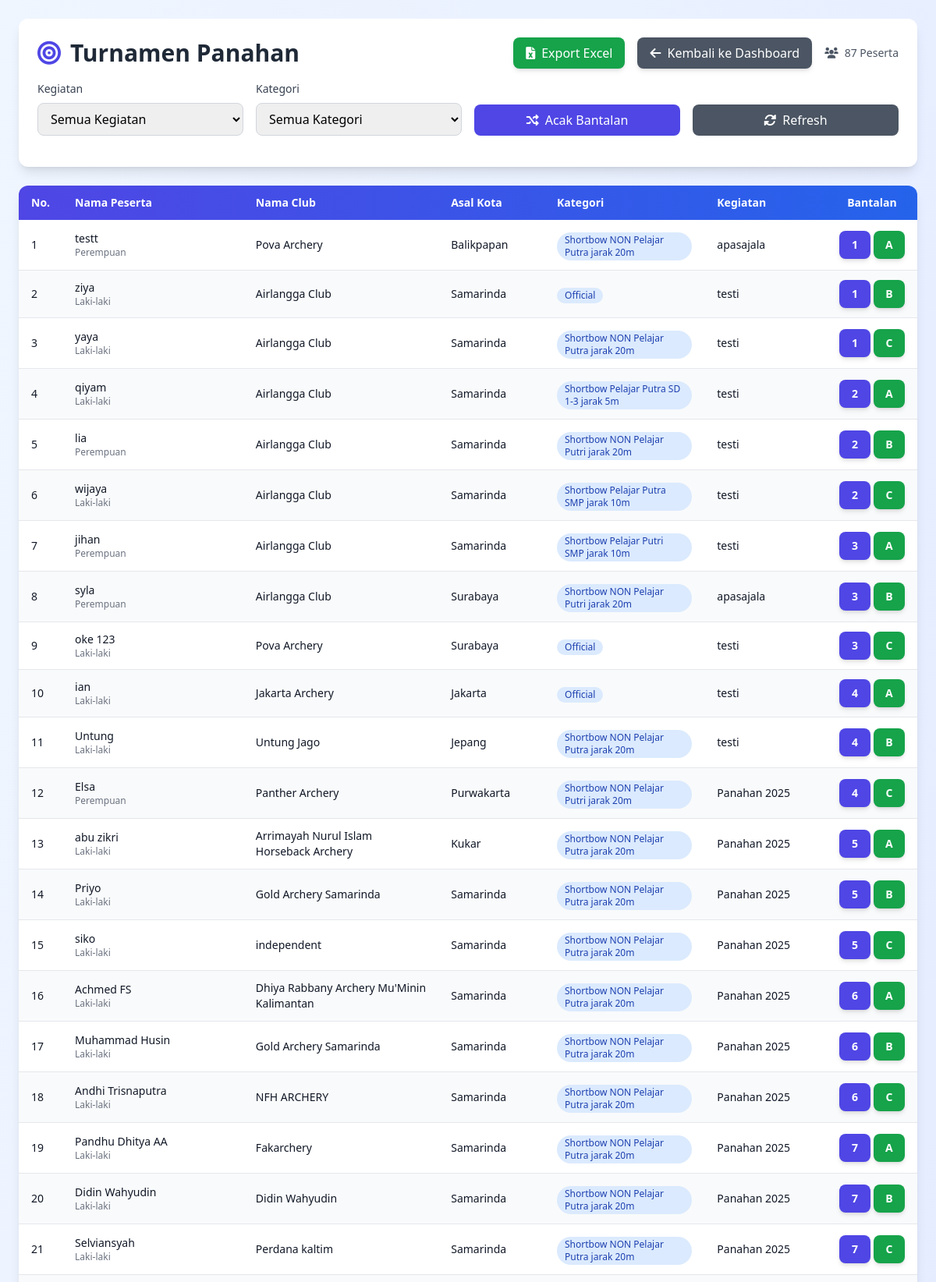
The page /pertandingan.view.php (upper part) on the database its author committed.
### tables this page shows
CREATE TABLE `peserta` (
  `id` int NOT NULL,
  `nama_peserta` varchar(100) NOT NULL,
  `tanggal_lahir` date NOT NULL,
  `jenis_kelamin` enum('Laki-laki','Perempuan') NOT NULL,
  `asal_kota` varchar(100) DEFAULT NULL,
  `nama_club` varchar(100) DEFAULT NULL,
  `sekolah` varchar(100) DEFAULT NULL,
  `kelas` varchar(50) DEFAULT NULL,
  `nomor_hp` varchar(20) DEFAULT NULL,
  `bukti_pembayaran` varchar(255) DEFAULT NULL,
  `category_id` int DEFAULT NULL,
  `kegiatan_id` int DEFAULT NULL
);

### pertandingan.view.php (the view, shortened to what this page needs)
<?php
include 'panggil.php';
$db = isset($conn) ? $conn : $connection;
$pesertaData = [];
$categoriesData = [];
$kegiatanData = [];
try {
    $query = "SELECT * FROM peserta WHERE category_id IS NOT NULL AND kegiatan_id IS NOT NULL";
    $result = mysqli_query($db, $query);
    while ($row = mysqli_fetch_assoc($result)) {
        $pesertaData[] = $row;
    }
    $query = "SELECT * FROM categories";
    $result = mysqli_query($db, $query);
    while ($row = mysqli_fetch_assoc($result)) {
        $categoriesData[$row['id']] = $row['nama_kategori'] ?? $row['name'] ?? "Kategori {$row['id']}";
    }
    $query = "SELECT * FROM kegiatan";
    $result = mysqli_query($db, $query);
    while ($row = mysqli_fetch_assoc($result)) {
        $kegiatanData[$row['id']] = $row['nama_kegiatan'] ?? $row['name'] ?? "Kegiatan {$row['id']}";
    }
} catch(Exception $e) {
    die("Database Error: " . $e->getMessage());
}
$selectedKegiatan = $_GET['kegiatan'] ?? 'all';
$selectedCategory = $_GET['kategori'] ?? 'all';
$isShuffled = isset($_GET['shuffle']) && $_GET['shuffle'] == '1';
$filteredParticipants = $pesertaData;
$filteredParticipants = array_values($filteredParticipants);
?>
<!DOCTYPE html>
<html lang="id">
<head>
    <script src="https://cdn.tailwindcss.com"></script>
    <link href="https://cdnjs.cloudflare.com/ajax/libs/font-awesome/6.0.0/css/all.min.css" rel="stylesheet">
</head>
<body class="min-h-screen bg-gradient-to-br from-blue-50 to-indigo-100">
    <div class="p-6">
        <div class="max-w-7xl mx-auto">
            <div class="bg-white rounded-xl shadow-lg p-6 mb-6">
                <div class="flex items-center justify-between mb-4">
                    <div class="flex items-center space-x-3">
                        <i class="fas fa-bullseye text-indigo-600 text-3xl"></i>
                        <h1 class="text-3xl font-bold text-gray-800">Turnamen Panahan</h1>
                    </div>
                    <div class="flex items-center space-x-4">
                        <?php if (count($filteredParticipants) > 0): ?>
                        <form method="POST" style="display: inline;">
                            <button type="submit" name="export_excel" class="bg-green-600 hover:bg-green-700 text-white font-medium py-2 px-4 rounded-lg transition-colors duration-200 flex items-center space-x-2 shadow-md hover:shadow-lg">
                                <i class="fas fa-file-excel"></i>
                                <span>Export Excel</span>
                            </button>
                        </form>
                        <?php endif; ?>
                        <a href="dashboard.php" class="bg-gray-600 hover:bg-gray-700 text-white font-medium py-2 px-4 rounded-lg transition-colors duration-200 flex items-center space-x-2 shadow-md hover:shadow-lg">
                            <i class="fas fa-arrow-left"></i>
                            <span>Kembali ke Dashboard</span>
                        </a>
                        <div class="flex items-center space-x-2 text-sm text-gray-600">
                            <i class="fas fa-users"></i>
                            <span><?php echo count($filteredParticipants); ?> Peserta</span>
                        </div>
                    </div>
                </div>
                <form method="GET" class="grid grid-cols-1 md:grid-cols-4 gap-4 mb-4">
                    <div>
                        <label class="block text-sm font-medium text-gray-700 mb-2">Kegiatan</label>
                        <select name="kegiatan" onchange="this.form.submit()" class="w-full px-3 py-2 border border-gray-300 rounded-lg focus:ring-2 focus:ring-indigo-500 focus:border-indigo-500">
                            <option value="all" <?php echo $selectedKegiatan === 'all' ? 'selected' : ''; ?>>Semua Kegiatan</option>
                        </select>
                    </div>
                    <div>
                        <label class="block text-sm font-medium text-gray-700 mb-2">Kategori</label>
                        <select name="kategori" onchange="this.form.submit()" class="w-full px-3 py-2 border border-gray-300 rounded-lg focus:ring-2 focus:ring-indigo-500 focus:border-indigo-500">
                            <option value="all" <?php echo $selectedCategory === 'all' ? 'selected' : ''; ?>>Semua Kategori</option>
                        </select>
                    </div>
                    <div class="flex items-end">
                        <button type="submit" name="shuffle" value="<?php echo $isShuffled ? '0' : '1'; ?>"
                                class="w-full bg-indigo-600 hover:bg-indigo-700 text-white font-medium py-2 px-4 rounded-lg transition-colors duration-200 flex items-center justify-center space-x-2">
                            <i class="fas fa-random"></i>
                            <span><?php echo $isShuffled ? 'Reset Urutan' : 'Acak Bantalan'; ?></span>
                        </button>
                    </div>
                    <div class="flex items-end">
                        <button type="button" onclick="window.location.href='<?php echo $_SERVER['PHP_SELF']; ?>'"
                                class="w-full bg-gray-600 hover:bg-gray-700 text-white font-medium py-2 px-4 rounded-lg transition-colors duration-200 flex items-center justify-center space-x-2">
                            <i class="fas fa-sync-alt"></i>
                            <span>Refresh</span>
                        </button>
                    </div>
                </form>
            </div>
            <div class="bg-white rounded-xl shadow-lg overflow-hidden">
                <div class="overflow-x-auto">
                    <table class="w-full">
                        <thead class="bg-gradient-to-r from-indigo-600 to-blue-600 text-white">
                            <tr>
                                <th class="px-4 py-3 text-left text-sm font-semibold">No.</th>
                                <th class="px-4 py-3 text-left text-sm font-semibold">Nama Peserta</th>
                                <th class="px-4 py-3 text-left text-sm font-semibold">Nama Club</th>
                                <th class="px-4 py-3 text-left text-sm font-semibold">Asal Kota</th>
                                <th class="px-4 py-3 text-left text-sm font-semibold">Kategori</th>
                                <th class="px-4 py-3 text-left text-sm font-semibold">Kegiatan</th>
                                <th class="px-4 py-3 text-center text-sm font-semibold">Bantalan</th>
                            </tr>
                        </thead>
                        <tbody class="divide-y divide-gray-200">
                            <?php if (count($filteredParticipants) > 0): ?>
                                <?php foreach ($filteredParticipants as $index => $participant): ?>
                                    <tr class="<?php echo $index % 2 === 0 ? 'bg-white hover:bg-gray-50' : 'bg-gray-50 hover:bg-gray-100'; ?>">
                                        <td class="px-4 py-3 text-sm text-gray-900"><?php echo $index + 1; ?></td>
                                        <td class="px-4 py-3">
                                            <div class="text-sm font-medium text-gray-900"><?php echo htmlspecialchars($participant['nama_peserta'] ?? ''); ?></div>
                                            <div class="text-xs text-gray-500"><?php echo htmlspecialchars($participant['jenis_kelamin'] ?? ''); ?></div>
                                        </td>
                                        <td class="px-4 py-3 text-sm text-gray-900"><?php echo htmlspecialchars($participant['nama_club'] ?? ''); ?></td>
                                        <td class="px-4 py-3 text-sm text-gray-900"><?php echo htmlspecialchars($participant['asal_kota'] ?? ''); ?></td>
                                        <td class="px-4 py-3">
                                            <span class="inline-flex items-center px-2.5 py-0.5 rounded-full text-xs font-medium bg-blue-100 text-blue-800">
                                                <?php echo htmlspecialchars($categoriesData[$participant['category_id']] ?? "Kategori {$participant['category_id']}"); ?>
                                            </span>
                                        </td>
                                        <td class="px-4 py-3 text-sm text-gray-900">
                                            <?php echo htmlspecialchars($kegiatanData[$participant['kegiatan_id']] ?? "Kegiatan {$participant['kegiatan_id']}"); ?>
                                        </td>
                                        <td class="px-4 py-3">
                                            <div class="flex items-center justify-center space-x-1">
                                                <span class="bg-indigo-600 text-white text-sm font-bold px-3 py-2 rounded-lg shadow-md min-w-[40px] text-center">
                                                    <?php echo $participant['randomNumber']; ?>
                                                </span>
                                                <span class="bg-green-600 text-white text-sm font-bold px-3 py-2 rounded-lg shadow-md min-w-[40px] text-center">
                                                    <?php echo $participant['randomLetter']; ?>
                                                </span>
                                            </div>
                                        </td>
                                    </tr>
                                <?php endforeach; ?>
                            <?php endif; ?>
                        </tbody>
                    </table>
                </div>
            </div>
        </div>
    </div>
</body>
</html>

### rows shown on the page
peserta: nama_peserta "testt", jenis_kelamin "Perempuan", nama_club "Pova Archery", asal_kota "Balikpapan", category "Shortbow NON Pelajar Putra jarak 20m", kegiatan "apasajala", kegiatan "1", randomLetter "A"
peserta: nama_peserta "ziya", jenis_kelamin "Laki-laki", nama_club "Airlangga Club", asal_kota "Samarinda", category "Official", kegiatan "testi", category "1", randomLetter "B"
peserta: nama_peserta "yaya", jenis_kelamin "Laki-laki", nama_club "Airlangga Club", asal_kota "Samarinda", category "Shortbow NON Pelajar Putra jarak 20m", kegiatan "testi", randomNumber "1", randomLetter "C"
peserta: nama_peserta "qiyam", jenis_kelamin "Laki-laki", nama_club "Airlangga Club", asal_kota "Samarinda", category "Shortbow Pelajar Putra SD 1-3 jarak 5m", kegiatan "testi", randomNumber "2", randomLetter "A"
peserta: nama_peserta "lia", jenis_kelamin "Perempuan", nama_club "Airlangga Club", asal_kota "Samarinda", category "Shortbow NON Pelajar Putri jarak 20m", kegiatan "testi", randomNumber "2", randomLetter "B"
peserta: nama_peserta "wijaya", jenis_kelamin "Laki-laki", nama_club "Airlangga Club", asal_kota "Samarinda", category "Shortbow Pelajar Putra SMP jarak 10m", kegiatan "testi", randomNumber "2", randomLetter "C"
peserta: nama_peserta "jihan", jenis_kelamin "Perempuan", nama_club "Airlangga Club", asal_kota "Samarinda", category "Shortbow Pelajar Putri SMP jarak 10m", kegiatan "testi", randomNumber "3", randomLetter "A"
peserta: nama_peserta "syla", jenis_kelamin "Perempuan", nama_club "Airlangga Club", asal_kota "Surabaya", category "Shortbow NON Pelajar Putri jarak 20m", kegiatan "apasajala", category "3", randomLetter "B"
peserta: nama_peserta "oke 123", jenis_kelamin "Laki-laki", nama_club "Pova Archery", asal_kota "Surabaya", category "Official", kegiatan "testi", randomNumber "3", randomLetter "C"
peserta: nama_peserta "ian", jenis_kelamin "Laki-laki", nama_club "Jakarta Archery", asal_kota "Jakarta", category "Official", kegiatan "testi", randomNumber "4", randomLetter "A"
peserta: nama_peserta "Untung", jenis_kelamin "Laki-laki", nama_club "Untung Jago", asal_kota "Jepang", category "Shortbow NON Pelajar Putra jarak 20m", kegiatan "testi", randomNumber "4", randomLetter "B"
peserta: nama_peserta "Elsa", jenis_kelamin "Perempuan", nama_club "Panther Archery", asal_kota "Purwakarta", category "Shortbow NON Pelajar Putri jarak 20m", kegiatan "Panahan 2025", randomNumber "4", randomLetter "C"
peserta: nama_peserta "abu zikri", jenis_kelamin "Laki-laki", nama_club "Arrimayah Nurul Islam Horseback Archery", asal_kota "Kukar", category "Shortbow NON Pelajar Putra jarak 20m", kegiatan "Panahan 2025", randomNumber "5", randomLetter "A"
peserta: nama_peserta "Priyo", jenis_kelamin "Laki-laki", nama_club "Gold Archery Samarinda", asal_kota "Samarinda", category "Shortbow NON Pelajar Putra jarak 20m", kegiatan "Panahan 2025", randomNumber "5", randomLetter "B"
peserta: nama_peserta "siko", jenis_kelamin "Laki-laki", nama_club "independent", asal_kota "Samarinda", category "Shortbow NON Pelajar Putra jarak 20m", kegiatan "Panahan 2025", randomNumber "5", randomLetter "C"
peserta: nama_peserta "Achmed FS", jenis_kelamin "Laki-laki", nama_club "Dhiya Rabbany Archery Mu'Minin Kalimantan", asal_kota "Samarinda", category "Shortbow NON Pelajar Putra jarak 20m", kegiatan "Panahan 2025", randomNumber "6", randomLetter "A"
peserta: nama_peserta "Muhammad Husin", jenis_kelamin "Laki-laki", nama_club "Gold Archery Samarinda", asal_kota "Samarinda", category "Shortbow NON Pelajar Putra jarak 20m", kegiatan "Panahan 2025", randomNumber "6", randomLetter "B"
peserta: nama_peserta "Andhi Trisnaputra", jenis_kelamin "Laki-laki", nama_club "NFH ARCHERY", asal_kota "Samarinda", category "Shortbow NON Pelajar Putra jarak 20m", kegiatan "Panahan 2025", randomNumber "6", randomLetter "C"
peserta: nama_peserta "Pandhu Dhitya AA", jenis_kelamin "Laki-laki", nama_club "Fakarchery", asal_kota "Samarinda", category "Shortbow NON Pelajar Putra jarak 20m", kegiatan "Panahan 2025", randomNumber "7", randomLetter "A"
peserta: nama_peserta "Didin Wahyudin", jenis_kelamin "Laki-laki", nama_club "Didin Wahyudin", asal_kota "Samarinda", category "Shortbow NON Pelajar Putra jarak 20m", kegiatan "Panahan 2025", randomNumber "7", randomLetter "B"
peserta: nama_peserta "Selviansyah", jenis_kelamin "Laki-laki", nama_club "Perdana kaltim", asal_kota "Samarinda", category "Shortbow NON Pelajar Putra jarak 20m", kegiatan "Panahan 2025", randomNumber "7", randomLetter "C"

### other values the page prints
count($filteredParticipants) "87"
